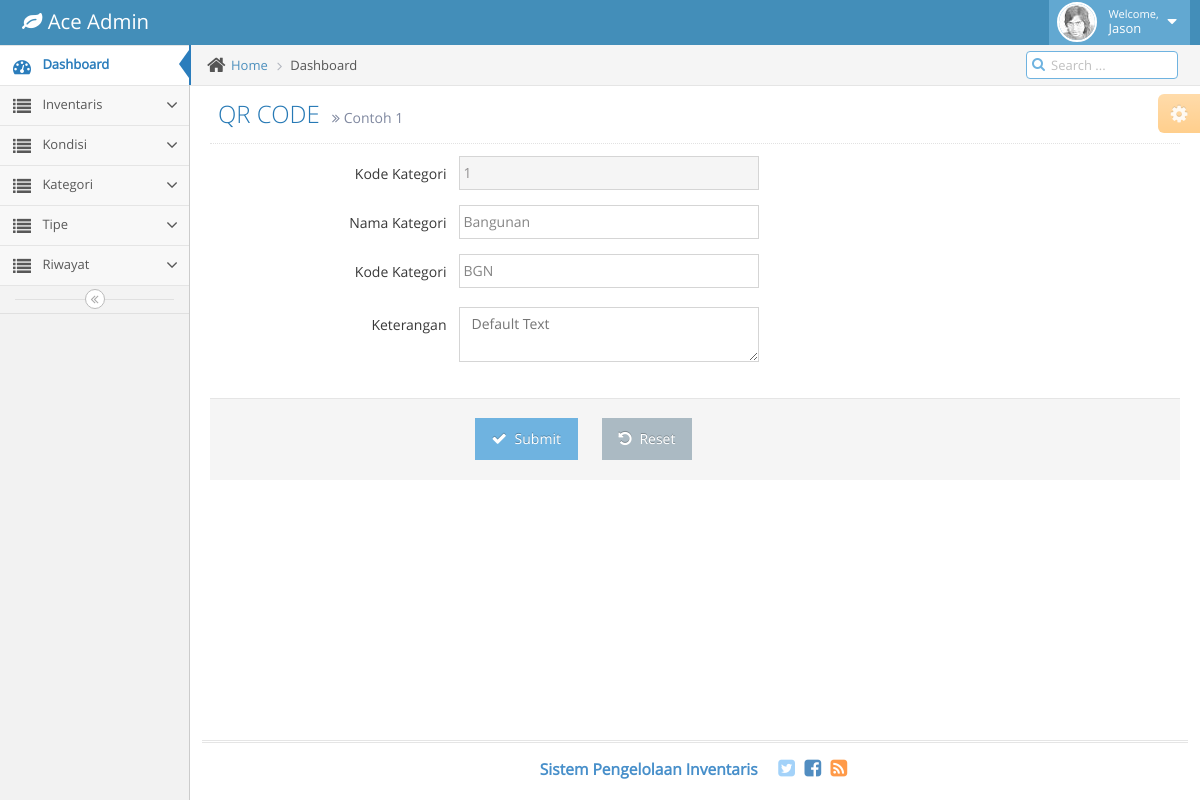
Screenshot of /index.php/category/category_edit/1 with the database file from the repository.
### tables this page shows
CREATE TABLE `inv_ref_category` (
  `category_id` int(11) NOT NULL AUTO_INCREMENT,
  `category_code` char(3) DEFAULT NULL,
  `category_name` varchar(200) DEFAULT NULL,
  `category_desc` text,
  PRIMARY KEY (`category_id`)
);

### application/controllers/Category.php (called while the page is built, shortened)
<?php
class Category extends CI_Controller {
	public function __construct(){
        $this->load->database();
        $this->load->helper('url');
		$this->load->model('M_category');
    }
	public function category_edit($category_id){
		$data['category_res'] = $this->M_category->select_by_id($category_id)->row();
		$data['view'] = 'pages/category_edit';
		$this->load->view('index', $data);
	}
}

### index.php (called while the page is built, shortened)
<?php
require_once BASEPATH.'core/CodeIgniter.php';

### application/models/M_category.php (called while the page is built, shortened)
<?php
class M_category extends CI_Model
{
	function select_by_id($id){
		$this->db->select('*');
		$this->db->from('inv_ref_category');
		$this->db->where('category_id', $id);
		return $this->db->get();
	}
}

### application/views/pages/category_edit.php (the view, shortened to what this page needs)
		<link rel="stylesheet" href="<?php echo base_url()?>assets/theme/ac_master/css/jquery-ui.custom.min.css" />
		<link rel="stylesheet" href="<?php echo base_url()?>assets/theme/ac_master/css/chosen.min.css" />
		<link rel="stylesheet" href="<?php echo base_url()?>assets/theme/ac_master/css/datepicker.min.css" />
		<link rel="stylesheet" href="<?php echo base_url()?>assets/theme/ac_master/css/bootstrap-timepicker.min.css" />
		<link rel="stylesheet" href="<?php echo base_url()?>assets/theme/ac_master/css/daterangepicker.min.css" />
		<link rel="stylesheet" href="<?php echo base_url()?>assets/theme/ac_master/css/bootstrap-datetimepicker.min.css" />
		<link rel="stylesheet" href="<?php echo base_url()?>assets/theme/ac_master/css/colorpicker.min.css" />
<div class="page-header">
							<h1>
								QR CODE
								<small>
									<i class="ace-icon fa fa-angle-double-right"></i>
									Contoh 1
								</small>
							</h1>
						</div>
						<div class="row">
							<div class="col-xs-12">
								<form class="form-horizontal" role="form" action="<?php echo base_url('index.php/Category/category_edit_process')?>" method="POST">
									<div class="form-group">
										<label class="col-sm-3 control-label no-padding-right" for="form-field-1"> Kode Kategori </label>
										<div class="col-sm-9">
											<input type="text" id="form-field-1" value="<?php echo $category_res->category_id;?>" name="id_kategori" placeholder="" class="col-xs-10 col-sm-5" readonly/>
										</div>
									</div>
									<div class="form-group">
										<label class="col-sm-3 control-label no-padding-right" for="form-field-1"> Nama Kategori </label>
										<div class="col-sm-9">
											<input type="text" value="<?php echo $category_res->category_name;?>" id="form-field-1" name="nama_kategori" placeholder="" class="col-xs-10 col-sm-5" />
										</div>
									</div>
									<div class="form-group">
										<label class="col-sm-3 control-label no-padding-right" for="form-field-1-1"> Kode Kategori </label>
										<div class="col-sm-9">
											<input type="text" value="<?php echo $category_res->category_code;?>" id="form-field-1-1" name="kode_kategori" placeholder="Isi 3 Karakter" class="col-xs-10 col-sm-5" />
										</div>
									</div>
									<div class="space-4"></div>
									<div class="form-group">
										<label class="col-sm-3 control-label no-padding-right" for="form-field-2"> Keterangan </label>
										<div class="col-sm-9">
											<textarea class="fcol-xs-10 col-sm-5" id="form-field-8" placeholder="Default Text" name="keterangan"><?php echo $category_res->category_desc;?></textarea>
										</div>
									</div>
									<div class="space-4"></div>
									<div class="clearfix form-actions">
										<div class="col-md-offset-3 col-md-9">
											<button class="btn btn-info" type="submit">
												<i class="ace-icon fa fa-check bigger-110"></i>
												Submit
											</button>
											<button class="btn" type="reset">
												<i class="ace-icon fa fa-undo bigger-110"></i>
												Reset
											</button>
										</div>
									</div>
								</form>
							</div>
						</div>

### rows the page displays
inv_ref_category: id_kategori "1", nama_kategori "Bangunan", kode_kategori "BGN"
